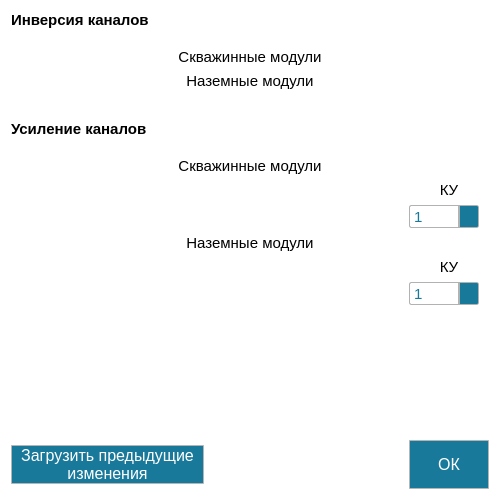
<?xml version="1.0" encoding="UTF-8"?>
<ui version="4.0">
 <class>ExtraSettings</class>
 <widget class="QWidget" name="ExtraSettings">
  <property name="windowModality">
   <enum>Qt::WindowModal</enum>
  </property>
  <property name="geometry">
   <rect>
    <x>0</x>
    <y>0</y>
    <width>500</width>
    <height>500</height>
   </rect>
  </property>
  <property name="minimumSize">
   <size>
    <width>0</width>
    <height>0</height>
   </size>
  </property>
  <property name="maximumSize">
   <size>
    <width>500</width>
    <height>500</height>
   </size>
  </property>
  <property name="windowTitle">
   <string>Доп. настройки</string>
  </property>
  <property name="windowIcon">
   <iconset resource="../resources.qrc">
    <normaloff>:/resources/SettingsLogo.ico</normaloff>:/resources/SettingsLogo.ico</iconset>
  </property>
  <property name="styleSheet">
   <string notr="true">background-color: rgb(255, 255, 255);</string>
  </property>
  <layout class="QVBoxLayout" name="verticalLayout">
   <item>
    <layout class="QGridLayout" name="gridLayout">
     <item row="14" column="0" colspan="2">
      <layout class="QHBoxLayout" name="horizontalLayout_3"/>
     </item>
     <item row="4" column="0" colspan="3">
      <widget class="QLabel" name="label_6">
       <property name="maximumSize">
        <size>
         <width>16777215</width>
         <height>20</height>
        </size>
       </property>
       <property name="font">
        <font>
         <family>Arial</family>
         <pointsize>11</pointsize>
        </font>
       </property>
       <property name="text">
        <string>Наземные модули</string>
       </property>
       <property name="alignment">
        <set>Qt::AlignCenter</set>
       </property>
      </widget>
     </item>
     <item row="13" column="2">
      <widget class="QLabel" name="label_5">
       <property name="font">
        <font>
         <family>Arial</family>
         <pointsize>11</pointsize>
        </font>
       </property>
       <property name="text">
        <string>КУ</string>
       </property>
       <property name="alignment">
        <set>Qt::AlignCenter</set>
       </property>
      </widget>
     </item>
     <item row="12" column="0" colspan="3">
      <widget class="QLabel" name="label_9">
       <property name="font">
        <font>
         <family>Arial</family>
         <pointsize>11</pointsize>
        </font>
       </property>
       <property name="text">
        <string>Наземные модули</string>
       </property>
       <property name="alignment">
        <set>Qt::AlignCenter</set>
       </property>
      </widget>
     </item>
     <item row="2" column="0" colspan="3">
      <widget class="QLabel" name="label_7">
       <property name="maximumSize">
        <size>
         <width>16777215</width>
         <height>20</height>
        </size>
       </property>
       <property name="font">
        <font>
         <family>Arial</family>
         <pointsize>11</pointsize>
        </font>
       </property>
       <property name="text">
        <string>Скважинные модули</string>
       </property>
       <property name="alignment">
        <set>Qt::AlignCenter</set>
       </property>
      </widget>
     </item>
     <item row="6" column="0" colspan="3">
      <spacer name="verticalSpacer_6">
       <property name="orientation">
        <enum>Qt::Vertical</enum>
       </property>
       <property name="sizeType">
        <enum>QSizePolicy::Fixed</enum>
       </property>
       <property name="sizeHint" stdset="0">
        <size>
         <width>20</width>
         <height>24</height>
        </size>
       </property>
      </spacer>
     </item>
     <item row="7" column="0" colspan="2">
      <widget class="QLabel" name="label_2">
       <property name="font">
        <font>
         <family>Arial</family>
         <pointsize>11</pointsize>
         <weight>75</weight>
         <bold>true</bold>
        </font>
       </property>
       <property name="text">
        <string>Усиление каналов</string>
       </property>
       <property name="alignment">
        <set>Qt::AlignLeading|Qt::AlignLeft|Qt::AlignVCenter</set>
       </property>
      </widget>
     </item>
     <item row="13" column="0" colspan="2">
      <spacer name="verticalSpacer_7">
       <property name="orientation">
        <enum>Qt::Vertical</enum>
       </property>
       <property name="sizeType">
        <enum>QSizePolicy::Fixed</enum>
       </property>
       <property name="sizeHint" stdset="0">
        <size>
         <width>20</width>
         <height>13</height>
        </size>
       </property>
      </spacer>
     </item>
     <item row="15" column="0" colspan="3">
      <spacer name="verticalSpacer">
       <property name="orientation">
        <enum>Qt::Vertical</enum>
       </property>
       <property name="sizeHint" stdset="0">
        <size>
         <width>20</width>
         <height>40</height>
        </size>
       </property>
      </spacer>
     </item>
     <item row="1" column="0" colspan="3">
      <spacer name="verticalSpacer_2">
       <property name="orientation">
        <enum>Qt::Vertical</enum>
       </property>
       <property name="sizeType">
        <enum>QSizePolicy::Fixed</enum>
       </property>
       <property name="sizeHint" stdset="0">
        <size>
         <width>20</width>
         <height>13</height>
        </size>
       </property>
      </spacer>
     </item>
     <item row="0" column="0" colspan="3">
      <widget class="QLabel" name="label">
       <property name="maximumSize">
        <size>
         <width>16777215</width>
         <height>20</height>
        </size>
       </property>
       <property name="font">
        <font>
         <family>Arial</family>
         <pointsize>11</pointsize>
         <weight>75</weight>
         <bold>true</bold>
        </font>
       </property>
       <property name="text">
        <string>Инверсия каналов</string>
       </property>
       <property name="alignment">
        <set>Qt::AlignLeading|Qt::AlignLeft|Qt::AlignVCenter</set>
       </property>
      </widget>
     </item>
     <item row="16" column="2">
      <widget class="QPushButton" name="saveAndCloseButton">
       <property name="minimumSize">
        <size>
         <width>80</width>
         <height>49</height>
        </size>
       </property>
       <property name="styleSheet">
        <string notr="true">#saveAndCloseButton{
background-color: #18799b;
color: #ffffff; border-width: 1px; 
border-style: solid; 
border-color: rgb(181,181,181); 
font-family: Arial;
font-size: 12pt; font-weight: 450; border-radius: 1;
}
#saveAndCloseButton:pressed{
background-color: #ffffff;
color: #18799b;
border-width: 1px; 
border-style: solid; 
border-color: rgb(181,181,181); 
font-family: Arial;
font-size: 12pt; font-weight: 450; border-radius: 1;
}

</string>
       </property>
       <property name="text">
        <string>ОК</string>
       </property>
      </widget>
     </item>
     <item row="10" column="2">
      <widget class="QLabel" name="label_4">
       <property name="font">
        <font>
         <family>Arial</family>
         <pointsize>11</pointsize>
        </font>
       </property>
       <property name="text">
        <string>КУ</string>
       </property>
       <property name="alignment">
        <set>Qt::AlignCenter</set>
       </property>
      </widget>
     </item>
     <item row="9" column="0" colspan="3">
      <widget class="QLabel" name="label_8">
       <property name="font">
        <font>
         <family>Arial</family>
         <pointsize>11</pointsize>
        </font>
       </property>
       <property name="text">
        <string>Скважинные модули</string>
       </property>
       <property name="alignment">
        <set>Qt::AlignCenter</set>
       </property>
      </widget>
     </item>
     <item row="10" column="0" colspan="2">
      <spacer name="verticalSpacer_4">
       <property name="orientation">
        <enum>Qt::Vertical</enum>
       </property>
       <property name="sizeType">
        <enum>QSizePolicy::Fixed</enum>
       </property>
       <property name="sizeHint" stdset="0">
        <size>
         <width>20</width>
         <height>13</height>
        </size>
       </property>
      </spacer>
     </item>
     <item row="16" column="0">
      <widget class="QPushButton" name="readSettingsFileButton">
       <property name="minimumSize">
        <size>
         <width>80</width>
         <height>30</height>
        </size>
       </property>
       <property name="styleSheet">
        <string notr="true">#readSettingsFileButton{
background-color: #18799b;
color: #ffffff; border-width: 1px; 
border-style: solid; 
border-color: rgb(181,181,181); 
font-family: Arial;
font-size: 12pt; font-weight: 450; border-radius: 1;
}
#readSettingsFileButton:pressed{
background-color: #ffffff;
color: #18799b;
border-width: 1px; 
border-style: solid; 
border-color: rgb(181,181,181); 
font-family: Arial;
font-size: 12pt; font-weight: 450; border-radius: 1;
}

</string>
       </property>
       <property name="text">
        <string>Загрузить предыдущие
изменения</string>
       </property>
      </widget>
     </item>
     <item row="8" column="0" colspan="3">
      <spacer name="verticalSpacer_3">
       <property name="orientation">
        <enum>Qt::Vertical</enum>
       </property>
       <property name="sizeType">
        <enum>QSizePolicy::Fixed</enum>
       </property>
       <property name="sizeHint" stdset="0">
        <size>
         <width>20</width>
         <height>13</height>
        </size>
       </property>
      </spacer>
     </item>
     <item row="11" column="0" colspan="2">
      <layout class="QHBoxLayout" name="horizontalLayout_2"/>
     </item>
     <item row="5" column="0" colspan="3">
      <layout class="QVBoxLayout" name="verticalLayout_3"/>
     </item>
     <item row="3" column="0" colspan="3">
      <layout class="QHBoxLayout" name="horizontalLayout"/>
     </item>
     <item row="14" column="2">
      <widget class="QComboBox" name="comboBox">
       <property name="minimumSize">
        <size>
         <width>70</width>
         <height>23</height>
        </size>
       </property>
       <property name="maximumSize">
        <size>
         <width>70</width>
         <height>23</height>
        </size>
       </property>
       <property name="font">
        <font>
         <family>Arial</family>
         <pointsize>11</pointsize>
        </font>
       </property>
       <property name="styleSheet">
        <string notr="true">QComboBox {
    border: 1px solid rgb(178,178,178);
    border-radius: 2px;
	font-style: Arial;
	font-size: 11pt;
	color: #18799b;
	background-color: #ffffff;
}

QComboBox:editable {
    background: #ffffff;
}

QComboBox:!editable, QComboBox::drop-down:editable {
     background: #ffffff;
}

QComboBox:!editable:on, QComboBox::drop-down:editable:on {
    background: qlineargradient(x1: 0, y1: 0, x2: 0, y2: 1,
                                stop: 0 #ffffff, stop: 0.4 #D8D8D8,
                                stop: 0.5 #DDDDDD, stop: 1.0 #E1E1E1);
}
/*QComboBox:on { /* shift the text when the popup opens */
/*    padding-top: 3px;
    padding-left: 6px;
}*/

QComboBox::drop-down:button{
	background-color: #18799b;
}

QComboBox::drop-down {
    subcontrol-origin: padding;
    subcontrol-position: top right;
    width: 18px;

    border-left-width: 2px;
    border-left-color:rgb(178,178,178);
    border-left-style: solid; /* just a single line */
    border-top-right-radius: 1px; /* same radius as the QComboBox */
    border-bottom-right-radius: 1px;
}

QComboBox::down-arrow:on { /* shift the arrow when popup is open */
    top: 1px;
    left: 1px;
}

QComboBox QAbstractItemView {
    selection-background-color: #18799b;
    selection-color: #ffffff;
	color: #18799b;
 	background-color: #ffffff;
    border: 1px solid rgb(178,178,178);
	margin-top: 0px;
    padding-bottom: 0px;
}</string>
       </property>
       <item>
        <property name="text">
         <string>1</string>
        </property>
       </item>
       <item>
        <property name="text">
         <string>-1000</string>
        </property>
       </item>
       <item>
        <property name="text">
         <string>-100</string>
        </property>
       </item>
       <item>
        <property name="text">
         <string>-10</string>
        </property>
       </item>
       <item>
        <property name="text">
         <string>1</string>
        </property>
       </item>
       <item>
        <property name="text">
         <string>2</string>
        </property>
       </item>
       <item>
        <property name="text">
         <string>10</string>
        </property>
       </item>
       <item>
        <property name="text">
         <string>100</string>
        </property>
       </item>
       <item>
        <property name="text">
         <string>1000</string>
        </property>
       </item>
      </widget>
     </item>
     <item row="11" column="2">
      <widget class="QComboBox" name="dwnHoleGainComboBox">
       <property name="minimumSize">
        <size>
         <width>70</width>
         <height>23</height>
        </size>
       </property>
       <property name="maximumSize">
        <size>
         <width>70</width>
         <height>23</height>
        </size>
       </property>
       <property name="font">
        <font>
         <family>Arial</family>
         <pointsize>11</pointsize>
        </font>
       </property>
       <property name="styleSheet">
        <string notr="true">QComboBox {
    border: 1px solid rgb(178,178,178);
    border-radius: 2px;
	font-style: Arial;
	font-size: 11pt;
	color: #18799b;
	background-color: #ffffff;
}

QComboBox:editable {
    background: #ffffff;
}

QComboBox:!editable, QComboBox::drop-down:editable {
     background: #ffffff;
}

QComboBox:!editable:on, QComboBox::drop-down:editable:on {
    background: qlineargradient(x1: 0, y1: 0, x2: 0, y2: 1,
                                stop: 0 #ffffff, stop: 0.4 #D8D8D8,
                                stop: 0.5 #DDDDDD, stop: 1.0 #E1E1E1);
}
/*QComboBox:on { /* shift the text when the popup opens */
/*    padding-top: 3px;
    padding-left: 6px;
}*/

QComboBox::drop-down:button{
	background-color: #18799b;
}

QComboBox::drop-down {
    subcontrol-origin: padding;
    subcontrol-position: top right;
    width: 18px;

    border-left-width: 2px;
    border-left-color:rgb(178,178,178);
    border-left-style: solid; /* just a single line */
    border-top-right-radius: 1px; /* same radius as the QComboBox */
    border-bottom-right-radius: 1px;
}

QComboBox::down-arrow:on { /* shift the arrow when popup is open */
    top: 1px;
    left: 1px;
}

QComboBox QAbstractItemView {
    selection-background-color: #18799b;
    selection-color: #ffffff;
	color: #18799b;
 	background-color: #ffffff;
    border: 1px solid rgb(178,178,178);
	margin-top: 0px;
    padding-bottom: 0px;
}</string>
       </property>
       <item>
        <property name="text">
         <string>1</string>
        </property>
       </item>
       <item>
        <property name="text">
         <string>2</string>
        </property>
       </item>
       <item>
        <property name="text">
         <string>4</string>
        </property>
       </item>
       <item>
        <property name="text">
         <string>8</string>
        </property>
       </item>
       <item>
        <property name="text">
         <string>16</string>
        </property>
       </item>
       <item>
        <property name="text">
         <string>32</string>
        </property>
       </item>
       <item>
        <property name="text">
         <string>64</string>
        </property>
       </item>
      </widget>
     </item>
    </layout>
   </item>
  </layout>
 </widget>
 <resources>
  <include location="../resources.qrc"/>
 </resources>
 <connections/>
</ui>
